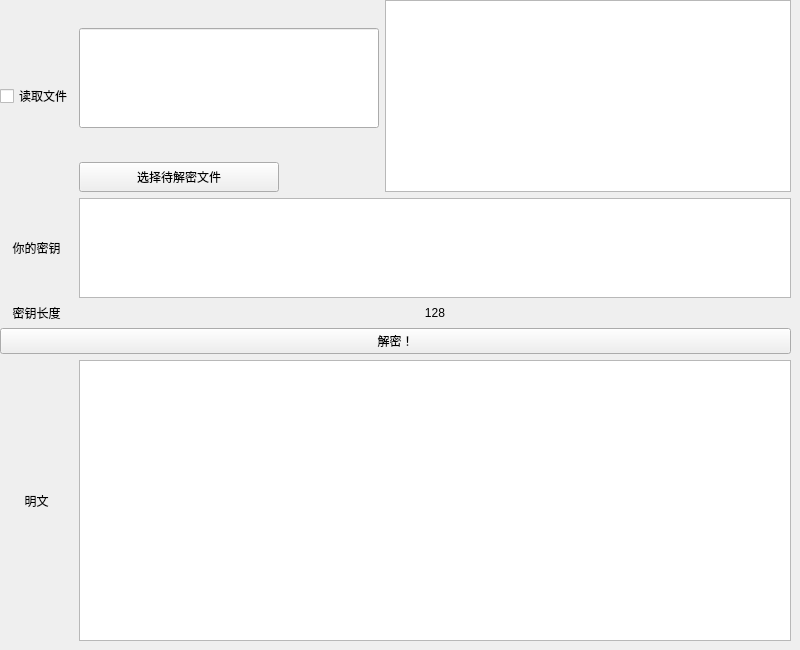
      <widget class="QWidget" name="page_17">
       <widget class="QWidget" name="gridLayoutWidget_8">
        <property name="geometry">
         <rect>
          <x>0</x>
          <y>0</y>
          <width>791</width>
          <height>641</height>
         </rect>
        </property>
        <layout class="QGridLayout" name="gridLayout_11">
         <item row="0" column="2" rowspan="3">
          <widget class="QPlainTextEdit" name="plainTextEdit_21">
           <property name="maximumSize">
            <size>
             <width>16777215</width>
             <height>300</height>
            </size>
           </property>
          </widget>
         </item>
         <item row="6" column="0" colspan="3">
          <widget class="QPushButton" name="pushButton_47">
           <property name="text">
            <string>解密！</string>
           </property>
          </widget>
         </item>
         <item row="5" column="0">
          <widget class="QLabel" name="label_50">
           <property name="maximumSize">
            <size>
             <width>300</width>
             <height>16777215</height>
            </size>
           </property>
           <property name="text">
            <string>密钥长度</string>
           </property>
           <property name="alignment">
            <set>Qt::AlignCenter</set>
           </property>
          </widget>
         </item>
         <item row="5" column="1" colspan="2">
          <widget class="QLabel" name="label_48">
           <property name="maximumSize">
            <size>
             <width>16777215</width>
             <height>70</height>
            </size>
           </property>
           <property name="text">
            <string>128</string>
           </property>
           <property name="alignment">
            <set>Qt::AlignCenter</set>
           </property>
          </widget>
         </item>
         <item row="4" column="0">
          <widget class="QLabel" name="label_49">
           <property name="text">
            <string>你的密钥</string>
           </property>
           <property name="alignment">
            <set>Qt::AlignCenter</set>
           </property>
          </widget>
         </item>
         <item row="2" column="1">
          <widget class="QPushButton" name="pushButton_48">
           <property name="maximumSize">
            <size>
             <width>200</width>
             <height>30</height>
            </size>
           </property>
           <property name="layoutDirection">
            <enum>Qt::LeftToRight</enum>
           </property>
           <property name="text">
            <string>选择待解密文件</string>
           </property>
           <property name="checkable">
            <bool>false</bool>
           </property>
          </widget>
         </item>
         <item row="4" column="1" colspan="2">
          <widget class="QPlainTextEdit" name="plainTextEdit_22">
           <property name="maximumSize">
            <size>
             <width>16777215</width>
             <height>100</height>
            </size>
           </property>
          </widget>
         </item>
         <item row="0" column="1" rowspan="2">
          <widget class="QLineEdit" name="lineEdit_14">
           <property name="maximumSize">
            <size>
             <width>300</width>
             <height>100</height>
            </size>
           </property>
          </widget>
         </item>
         <item row="0" column="0" rowspan="3">
          <widget class="QCheckBox" name="checkBox_16">
           <property name="text">
            <string>读取文件</string>
           </property>
          </widget>
         </item>
         <item row="7" column="1" colspan="2">
          <widget class="QTextEdit" name="textEdit_3"/>
         </item>
         <item row="7" column="0">
          <widget class="QLabel" name="label_47">
           <property name="text">
            <string>明文</string>
           </property>
           <property name="alignment">
            <set>Qt::AlignCenter</set>
           </property>
          </widget>
         </item>
        </layout>
       </widget>
      </widget>
